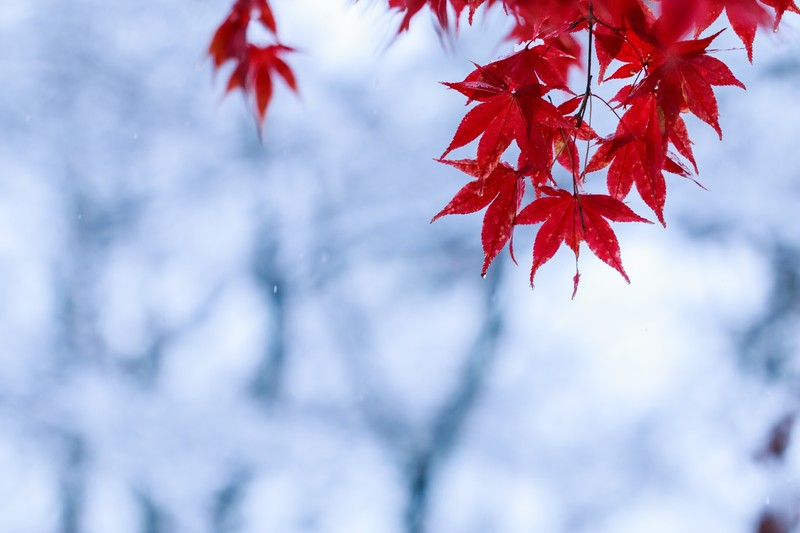
%> input picture momiji.png, 800 x 533 px
$ octave kadai8.m   (GNU Octave 9; MATLAB toolbox functions it lacks are replaced by stand-ins)
%> lines starting %> are read from the running program, lines starting %| are printed output that depends on the picture; in (x1, y1, x2, y2) boxes, pixels count from 0 and x2, y2 are one past the last pixel; in counts of white or black regions, pixels touching at a corner belong together; the program's own positions count from 1
% 課題８ ラベリング
% 二値化された画像の連結成分にラベルをつけよ．


ORG = imread('momiji.png'); % 画像の読み込み
%> ORG is the input picture: size 533x800x3 uint8; mean R, G, B 182.2, 180.7, 211.6
ORG = rgb2gray(ORG); % 白黒濃淡画像に変換
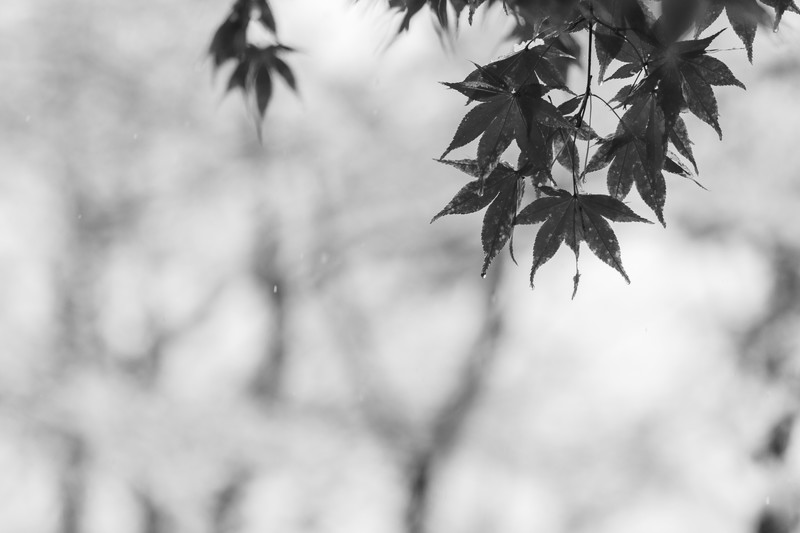
%> ORG: size 533x800 uint8; min 6, max 255, mean 184.7
imagesc(ORG); colormap(gray); colorbar; % 画像の表示
pause;
IMG = ORG > 128; % 閾値128で二値化
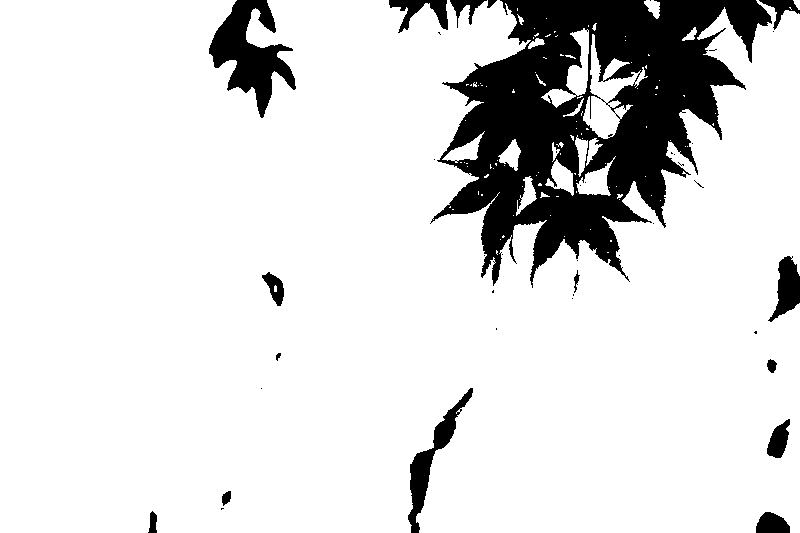
%> IMG: size 533x800 logical; 86.5% white; 41 black regions (25 under 20 px), largest, box (x1, y1, x2, y2) and area: (430, 0, 772, 288) 46403, (209, 0, 296, 118) 4544, (408, 388, 473, 533) 1964
imagesc(IMG); colormap(gray); colorbar; % 画像の表示
pause;
IMG = bwlabeln(IMG);
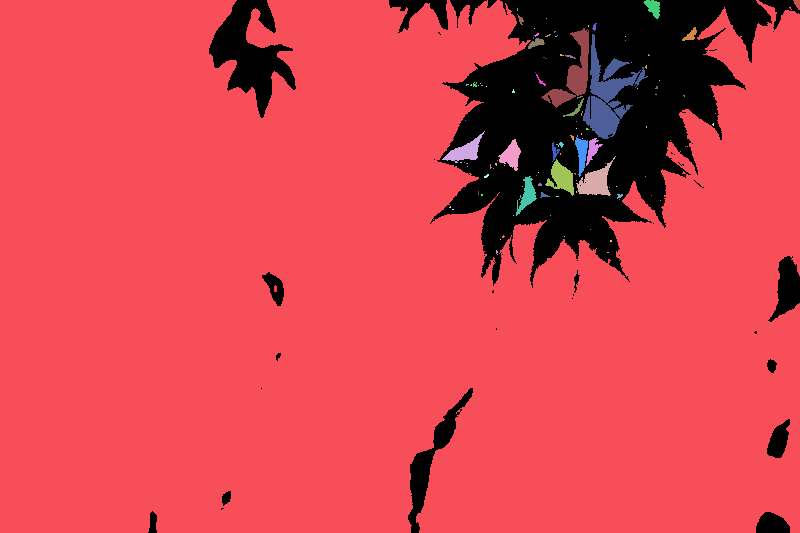
%> IMG: size 533x800 double; 111 distinct labels, from 0 to 110; one colour per label, 0 black
imagesc(IMG); colormap(jet); colorbar; % 画像の表示
%> after `colorbar`:
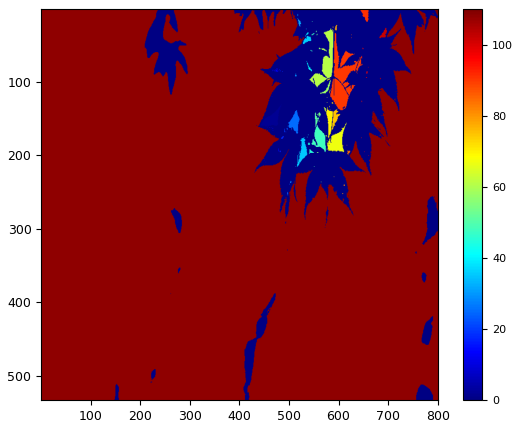
%> figure redrawn from the program's plot data
